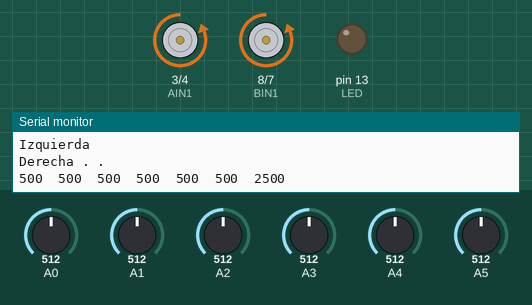
Recording of a sketch running on a simulated Arduino Uno, built with avr-gcc and run on an emulated ATmega328P. Shown: motor-driver pin pairs drawn as motors (green arrow = first pin HIGH = forward, orange = second pin HIGH = backward, longer = more drive, scaled by the enable pin), output pins drawn as LEDs (lit = HIGH), the last lines printed to the serial monitor. The inputs (shaded band) are chosen by the test bench; at power-on: A2 = 512, A3 = 512, A1 = 512, A5 = 512, A0 = 512, A4 = 512.

Above: at 8.7 s.
8.8 s: A2 set to 503
10.4 s: A3 set to 490
At 11.2 s:
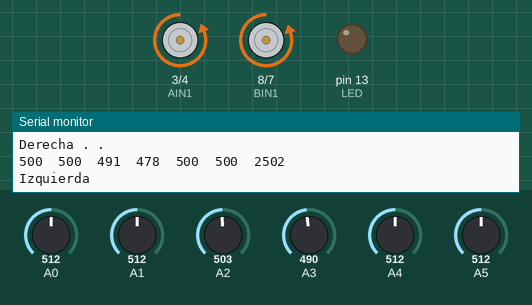
12.2 s: A1 set to 716
At 13.9 s:
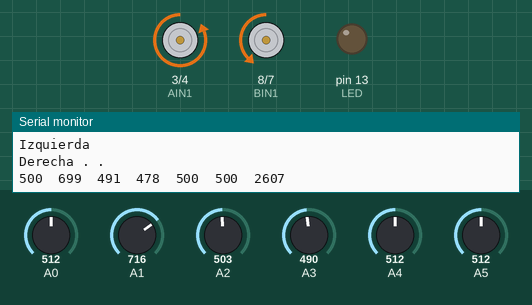
14.2 s: A5 set to 716
At 15.6 s:
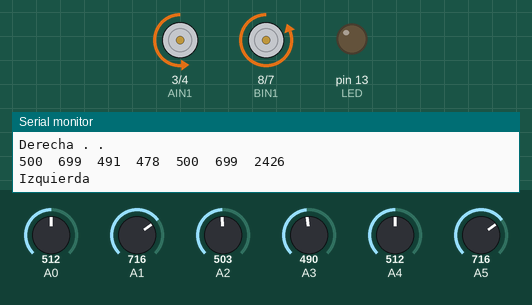
17.2 s: A0 set to 716
20.2 s: A4 set to 492
At 21.2 s:
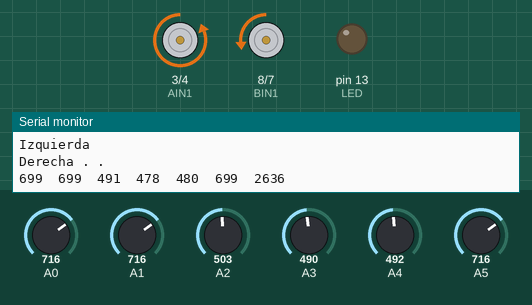
Timing chart, 0 to 22.8 s (numbered marks = the images above; inputs shaded):
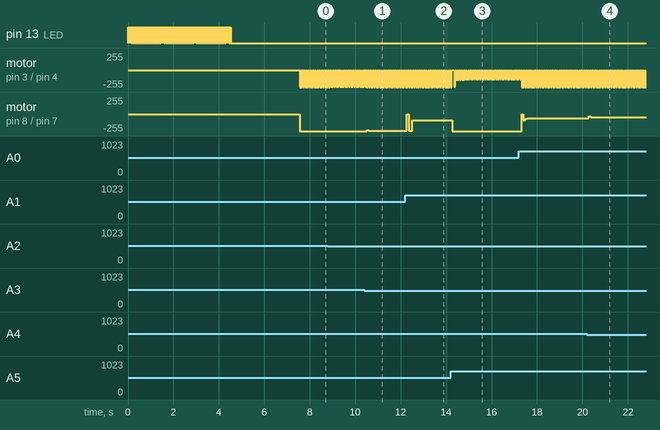

The sketch:

AUTOSEGUIDOR_DE_LINEA.ino
```cpp
/*AUTO SEGUIDOR DE LINEA CON SENSOR QTR 8A*/
 /*El auto avanza en zig zag,no sigue la linea NEGRA*/

#include<QTRSensors.h>

#define AIN1 3
#define AIN2 4
#define PWMA 5
#define PWMB 6
#define BIN1 8
#define BIN2 7
#define NUM_SENSORS             6  // numero de sensores usados
#define NUM_SAMPLES_PER_SENSOR  4  //
#define EMITTER_PIN             2
#define LED 13
float KP = 1.5;
float KD = 1.5;
float Ki = 0.006;
/*p=0.18, Kd=4, Ki=0.001;*/
int Velmax = 255;
int error1 = 0;
int error2 = 0;
int error3 = 0;
int error4 = 0;
int error5 = 0;
int error6 = 0;
/*configuracion de la libreria  QTR - 8A*/
QTRSensorsAnalog qtra ((unsigned char[]) {
A0, A1, A2, A3, A4, A5
},
NUM_SENSORS, NUM_SAMPLES_PER_SENSOR, EMITTER_PIN);
unsigned int sensorValues[NUM_SENSORS]; /*USO 6 DE LOS 8 PINES DEL SENSOR QTRA*/
void Motoriz(int value) {/*FUNCION PARA ACCIONAR EL MOTOR IZQ*/
  if (value >= 0) {
    digitalWrite(BIN1, LOW);
    digitalWrite(BIN2, HIGH);
  }
  else {
    digitalWrite(BIN1, HIGH);
    digitalWrite(BIN2, LOW);
    value *= -1;
  }
  analogWrite(PWMA, value);
  Serial.println("Izquierda ");
}
void Motorde(int value) { /*FUNCION PARA USAR EL MOTOR DERECHO*/
  if (value >= 0) {
    digitalWrite(AIN1, LOW);
    digitalWrite(AIN2, HIGH);
  }
  else {
    digitalWrite(AIN1, HIGH);
    digitalWrite(AIN2, LOW);
    value *= -1;
  }
  analogWrite(PWMB, value);
  Serial.println("Derecha . . ");
}
void Motor(int left, int righ) {/*ACTIVACION DE NOTORES*/
  Motoriz(left);
  Motorde(righ);

}
void freno (boolean left, boolean righ, int value) {/*FUNCION FRENO*/
  if (left) {
    digitalWrite(BIN1, LOW);
    digitalWrite(BIN2, LOW);
    analogWrite(PWMB, value);
  }
  if (righ) {
    digitalWrite(AIN1, LOW);
    digitalWrite(AIN2, LOW);
    analogWrite(PWMA, value);
  }
  Serial.println("Freno..");

}

void setup() {
  // put your setup code here, to run once:
  Serial.begin(9600);
  pinMode(LED, OUTPUT);
  pinMode(BIN2, OUTPUT);
  pinMode(BIN1, OUTPUT);
  pinMode(PWMB, OUTPUT);
  pinMode(AIN1, OUTPUT);
  pinMode(AIN2, OUTPUT);
  pinMode(PWMA, OUTPUT);

  for (int i = 0; i < 70; i++) {
    digitalWrite(LED, HIGH);
    delay(20);
    qtra.calibrate();/*CALIBRADO PARDEA LED*/

    digitalWrite(LED, LOW);
    delay(20);

  }
  delay(3000);
}


unsigned int position = 0;
/*VARIABLES A UTILIZAR PID*/
int proporcional = 0;
int integral = 0;
int derivativo = 0;
int diferencial = 0;
int last_prop;
int Target = 2500;

void loop() {
  // put your main code here, to run repeatedly:
  position = qtra.readLine(sensorValues, true, true);

  for (unsigned char i = 0; i < NUM_SENSORS; i++)
  {
    Serial.print(sensorValues[i]);
    Serial.print('\t');
  }
  //Serial.println(); // uncomment this line if you are using raw values
  Serial.println(position); // comment this line out if you are using raw values

  //delay(250);

  proporcional = ((int)position) - 2500;
  if (proporcional <= -Target) {
    Motorde(0);
    freno(true, false, 255);

  }
  else if (proporcional <= Target) {
    Motoriz(0);
    freno(false, true, 255);

  }
  derivativo = proporcional - last_prop;
  integral = error1 + error2 + error3 + error4 + error5 + error6;
  last_prop = proporcional;
  error6 = error5;
  error5 = error4;
  error4 = error3;
  error3 = error2;
  error2 = error1;
  error1 = proporcional;
  int diferencial = (proporcional * KP) + (derivativo * KD) + (integral * Ki);
  if (diferencial > Velmax) diferencial = Velmax;
  else if (diferencial < - Velmax) diferencial = - Velmax;
  ( diferencial < 0) ?
  Motor(Velmax + diferencial, Velmax) : Motor(Velmax, Velmax - diferencial);
  delay(1);
}
/*El auto avanza en zig zag se enciende y se apaga los motores uno despues del otro, no sigue la linea NEGRA*/
```

Measured:
- the behaviour switches between 504 and 503 on A3 (found by bisection; images 0 and 1)
- the behaviour switches between 511 and 510 on A4 (found by bisection; images 3 and 4)
- after the input at 10.4 s, motor on pin 8 (BIN1) / pin 7 (BIN2): backward 255/255 → backward 247/255 after 0.12 s, → backward 253/255 0.08 s later, → backward 252/255 0.16 s later
- after the input at 14.2 s, motor on pin 8 (BIN1) / pin 7 (BIN2): backward 91/255 → backward 255/255 after 0.08 s
- after the input at 20.2 s, motor on pin 8 (BIN1) / pin 7 (BIN2): backward 63/255 → backward 30/255 after 0.09 s, → backward 47/255 0.08 s later
